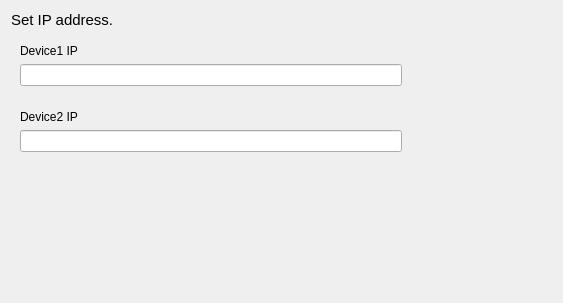
<?xml version="1.0" encoding="UTF-8"?>
<ui version="4.0">
 <class>net_setting_tab</class>
 <widget class="QWidget" name="net_setting_tab">
  <property name="geometry">
   <rect>
    <x>0</x>
    <y>0</y>
    <width>563</width>
    <height>303</height>
   </rect>
  </property>
  <property name="windowTitle">
   <string>Form</string>
  </property>
  <property name="styleSheet">
   <string notr="true"/>
  </property>
  <layout class="QVBoxLayout" name="verticalLayout">
   <item>
    <widget class="QLabel" name="caption">
     <property name="font">
      <font>
       <pointsize>11</pointsize>
      </font>
     </property>
     <property name="text">
      <string>Set IP address.</string>
     </property>
    </widget>
   </item>
   <item>
    <widget class="QWidget" name="device1" native="true">
     <property name="minimumSize">
      <size>
       <width>400</width>
       <height>0</height>
      </size>
     </property>
     <property name="maximumSize">
      <size>
       <width>400</width>
       <height>16777215</height>
      </size>
     </property>
     <layout class="QGridLayout" name="gridLayout">
      <item row="0" column="0">
       <widget class="QLabel" name="device1_label">
        <property name="text">
         <string>Device1 IP</string>
        </property>
       </widget>
      </item>
      <item row="1" column="0">
       <widget class="QLineEdit" name="device1_ip"/>
      </item>
     </layout>
    </widget>
   </item>
   <item>
    <widget class="QWidget" name="device2" native="true">
     <property name="maximumSize">
      <size>
       <width>400</width>
       <height>16777215</height>
      </size>
     </property>
     <layout class="QGridLayout" name="gridLayout_2">
      <item row="0" column="0">
       <widget class="QLabel" name="device2_label">
        <property name="text">
         <string>Device2 IP</string>
        </property>
       </widget>
      </item>
      <item row="1" column="0">
       <widget class="QLineEdit" name="device2_ip"/>
      </item>
     </layout>
    </widget>
   </item>
   <item>
    <spacer name="bottom_spacer">
     <property name="orientation">
      <enum>Qt::Orientation::Vertical</enum>
     </property>
     <property name="sizeHint" stdset="0">
      <size>
       <width>20</width>
       <height>40</height>
      </size>
     </property>
    </spacer>
   </item>
  </layout>
 </widget>
 <resources/>
 <connections/>
</ui>
